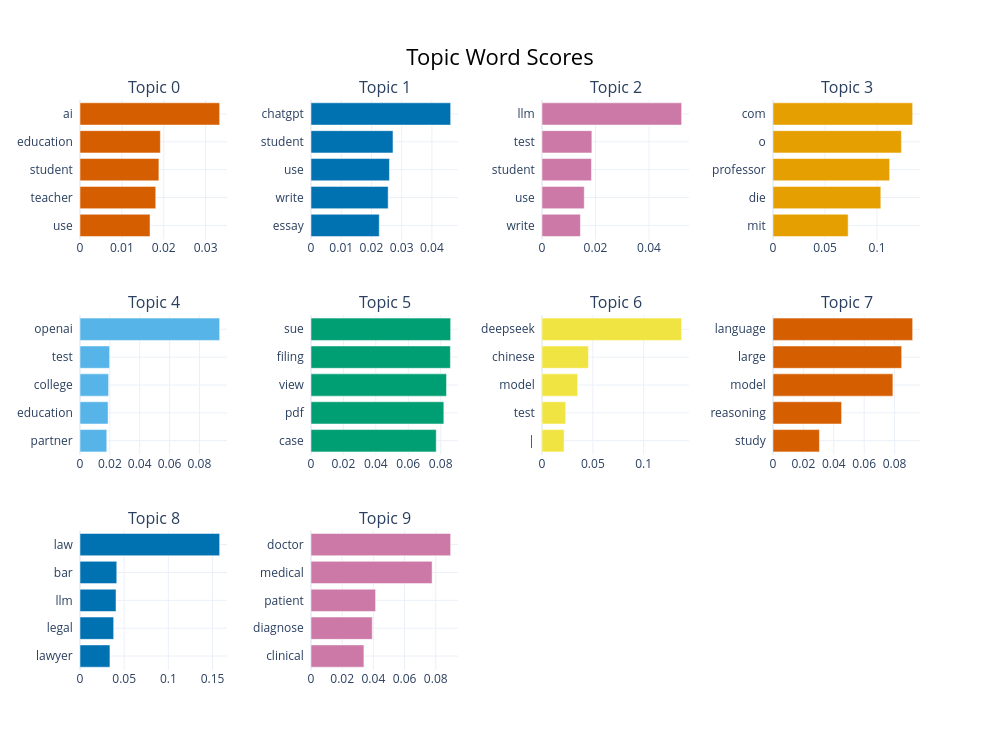

Notebook source saved alongside this figure:
### Code cell
# ------------------------------
# 0️⃣ Environment & imports
# ------------------------------
import os
os.environ["TOKENIZERS_PARALLELISM"] = "false"

import re
import pandas as pd
import spacy
from bertopic import BERTopic
from sentence_transformers import SentenceTransformer
from sklearn.feature_extraction.text import CountVectorizer
from umap import UMAP
import hdbscan

# ------------------------------
# 1️⃣ Load spaCy & set safe max_length
# ------------------------------
nlp = spacy.load("en_core_web_sm", disable=["ner", "parser"])  # disable heavy models
nlp.max_length = 10_000_000  # 10 million chars for safety

# ------------------------------
# 2️⃣ Clean & filter posts
# ------------------------------
def clean_text(text):
    text = str(text)
    text = text.lower()
    text = re.sub(r"http\S+", "", text)  # remove URLs
    text = re.sub(r"@\w+", "", text)     # remove mentions
    text = re.sub(r"#\w+", "", text)     # remove hashtags
    text = re.sub(r"[^\x00-\x7F]+", "", text)  # remove non-ascii chars
    text = re.sub(r"\s+", " ", text).strip()   # normalize whitespace
    return text

# Apply cleaning
school_df["cleaned_text"] = school_df["cleaned_text"].apply(clean_text)

# Remove empty / too short / too long posts
school_df = school_df[school_df["cleaned_text"].str.len().between(10, 500)].reset_index(drop=True)

# Convert to list
docs = school_df["cleaned_text"].tolist()

# ------------------------------
# 3️⃣ Define POS-based tokenizer
# ------------------------------
def pos_tokenizer(text):
    doc = nlp(text)
    # keep nouns, verbs, adjectives (meaningful words)
    return [token.lemma_ for token in doc if token.pos_ in ("NOUN", "VERB", "ADJ")]

# ------------------------------
# 4️⃣ Vectorizer (with TF-IDF)
# ------------------------------
vectorizer = CountVectorizer(
    tokenizer=pos_tokenizer,
    stop_words="english",
    max_features=3000,
    min_df=3
)

# ------------------------------
# 5️⃣ Embedding model (short text optimized)
# ------------------------------
embedding_model = SentenceTransformer("all-mpnet-base-v2")

# ------------------------------
# 6️⃣ UMAP & HDBSCAN (single-threaded, macOS-safe)
# ------------------------------
umap_model = UMAP(
    n_neighbors=15,
    n_components=5,
    metric="cosine",
    random_state=42,
    low_memory=True,
    n_jobs=1
)

hdbscan_model = hdbscan.HDBSCAN(
    min_cluster_size=15,
    prediction_data=True,
    core_dist_n_jobs=1
)

# ------------------------------
# 7️⃣ Fit BERTopic
# ------------------------------
topic_model = BERTopic(
    language="english",
    embedding_model=embedding_model,
    vectorizer_model=vectorizer,
    umap_model=umap_model,
    hdbscan_model=hdbscan_model,
    min_topic_size=15,
    top_n_words=10,
    calculate_probabilities=True,  # useful for inspecting soft topic assignments
    verbose=True
)

topics, probs = topic_model.fit_transform(docs)
school_df["topic"] = topics

# ------------------------------
# 8️⃣ Optional: Reduce similar topics
# ------------------------------
topic_model.reduce_topics(docs, nr_topics=50)

# ------------------------------
# 9️⃣ Inspect top words for first 10 topics
# ------------------------------
for t in range(10):
    print(f"\n=== Topic {t} ===")
    print(topic_model.get_topic(t))

# ------------------------------
# 🔟 Optional: visualize topics
# ------------------------------
topic_model.visualize_topics()
topic_model.visualize_barchart(top_n_topics=10)

### Figure 1 — Plotly figure (JSON) as saved in the notebook; plotly's stock layout.template omitted (floating-point values rounded to 4 significant figures)
{"data": [{"marker": {"color": "#D55E00"}, "orientation": "h", "type": "bar", "x": [0.01672, 0.01809, 0.01884, 0.01919, 0.03335], "xaxis": "x", "y": ["use  ", "teacher  ", "student  ", "education  ", "ai  "], "yaxis": "y"}, {"marker": {"color": "#0072B2"}, "orientation": "h", "type": "bar", "x": [0.02259, 0.02553, 0.02596, 0.02713, 0.04621], "xaxis": "x2", "y": ["essay  ", "write  ", "use  ", "student  ", "chatgpt  "], "yaxis": "y2"}, {"marker": {"color": "#CC79A7"}, "orientation": "h", "type": "bar", "x": [0.01436, 0.0158, 0.01848, 0.01864, 0.05221], "xaxis": "x3", "y": ["write  ", "use  ", "student  ", "test  ", "llm  "], "yaxis": "y3"}, {"marker": {"color": "#E69F00"}, "orientation": "h", "type": "bar", "x": [0.07221, 0.1036, 0.1121, 0.1234, 0.1342], "xaxis": "x4", "y": ["mit  ", "die  ", "professor  ", "o  ", "com  "], "yaxis": "y4"}, {"marker": {"color": "#56B4E9"}, "orientation": "h", "type": "bar", "x": [0.01793, 0.01882, 0.01914, 0.01984, 0.09355], "xaxis": "x5", "y": ["partner  ", "education  ", "college  ", "test  ", "openai  "], "yaxis": "y5"}, {"marker": {"color": "#009E73"}, "orientation": "h", "type": "bar", "x": [0.07726, 0.08193, 0.08359, 0.08598, 0.08615], "xaxis": "x6", "y": ["case  ", "pdf  ", "view  ", "filing  ", "sue  "], "yaxis": "y6"}, {"marker": {"color": "#F0E442"}, "orientation": "h", "type": "bar", "x": [0.02175, 0.0233, 0.03505, 0.04566, 0.1373], "xaxis": "x7", "y": ["|  ", "test  ", "model  ", "chinese  ", "deepseek  "], "yaxis": "y7"}, {"marker": {"color": "#D55E00"}, "orientation": "h", "type": "bar", "x": [0.03055, 0.04513, 0.07889, 0.08466, 0.09189], "xaxis": "x8", "y": ["study  ", "reasoning  ", "model  ", "large  ", "language  "], "yaxis": "y8"}, {"marker": {"color": "#0072B2"}, "orientation": "h", "type": "bar", "x": [0.03389, 0.03811, 0.04077, 0.04161, 0.1581], "xaxis": "x9", "y": ["lawyer  ", "legal  ", "llm  ", "bar  ", "law  "], "yaxis": "y9"}, {"marker": {"color": "#CC79A7"}, "orientation": "h", "type": "bar", "x": [0.03394, 0.03929, 0.04142, 0.07767, 0.08955], "xaxis": "x10", "y": ["clinical  ", "diagnose  ", "patient  ", "medical  ", "doctor  "], "yaxis": "y10"}], "layout": {"annotations": [{"font": {"size": 16}, "showarrow": false, "text": "Topic 0", "x": 0.0875, "xanchor": "center", "xref": "paper", "y": 1, "yanchor": "bottom", "yref": "paper"}, {"font": {"size": 16}, "showarrow": false, "text": "Topic 1", "x": 0.3625, "xanchor": "center", "xref": "paper", "y": 1, "yanchor": "bottom", "yref": "paper"}, {"font": {"size": 16}, "showarrow": false, "text": "Topic 2", "x": 0.6375, "xanchor": "center", "xref": "paper", "y": 1, "yanchor": "bottom", "yref": "paper"}, {"font": {"size": 16}, "showarrow": false, "text": "Topic 3", "x": 0.9125, "xanchor": "center", "xref": "paper", "y": 1, "yanchor": "bottom", "yref": "paper"}, {"font": {"size": 16}, "showarrow": false, "text": "Topic 4", "x": 0.0875, "xanchor": "center", "xref": "paper", "y": 0.6222, "yanchor": "bottom", "yref": "paper"}, {"font": {"size": 16}, "showarrow": false, "text": "Topic 5", "x": 0.3625, "xanchor": "center", "xref": "paper", "y": 0.6222, "yanchor": "bottom", "yref": "paper"}, {"font": {"size": 16}, "showarrow": false, "text": "Topic 6", "x": 0.6375, "xanchor": "center", "xref": "paper", "y": 0.6222, "yanchor": "bottom", "yref": "paper"}, {"font": {"size": 16}, "showarrow": false, "text": "Topic 7", "x": 0.9125, "xanchor": "center", "xref": "paper", "y": 0.6222, "yanchor": "bottom", "yref": "paper"}, {"font": {"size": 16}, "showarrow": false, "text": "Topic 8", "x": 0.0875, "xanchor": "center", "xref": "paper", "y": 0.2444, "yanchor": "bottom", "yref": "paper"}, {"font": {"size": 16}, "showarrow": false, "text": "Topic 9", "x": 0.3625, "xanchor": "center", "xref": "paper", "y": 0.2444, "yanchor": "bottom", "yref": "paper"}], "height": 750, "hoverlabel": {"bgcolor": "white", "font": {"family": "Rockwell", "size": 16}}, "showlegend": false, "title": {"font": {"color": "Black", "size": 22}, "text": "Topic Word Scores", "x": 0.5, "xanchor": "center", "yanchor": "top"}, "width": 1000, "xaxis": {"anchor": "y", "domain": [0, 0.175], "showgrid": true}, "xaxis10": {"anchor": "y10", "domain": [0.275, 0.45], "showgrid": true}, "xaxis11": {"anchor": "y11", "domain": [0.55, 0.725], "showgrid": true}, "xaxis12": {"anchor": "y12", "domain": [0.825, 1], "showgrid": true}, "xaxis2": {"anchor": "y2", "domain": [0.275, 0.45], "showgrid": true}, "xaxis3": {"anchor": "y3", "domain": [0.55, 0.725], "showgrid": true}, "xaxis4": {"anchor": "y4", "domain": [0.825, 1], "showgrid": true}, "xaxis5": {"anchor": "y5", "domain": [0, 0.175], "showgrid": true}, "xaxis6": {"anchor": "y6", "domain": [0.275, 0.45], "showgrid": true}, "xaxis7": {"anchor": "y7", "domain": [0.55, 0.725], "showgrid": true}, "xaxis8": {"anchor": "y8", "domain": [0.825, 1], "showgrid": true}, "xaxis9": {"anchor": "y9", "domain": [0, 0.175], "showgrid": true}, "yaxis": {"anchor": "x", "domain": [0.7556, 1], "showgrid": true}, "yaxis10": {"anchor": "x10", "domain": [0, 0.2444], "showgrid": true}, "yaxis11": {"anchor": "x11", "domain": [0, 0.2444], "showgrid": true}, "yaxis12": {"anchor": "x12", "domain": [0, 0.2444], "showgrid": true}, "yaxis2": {"anchor": "x2", "domain": [0.7556, 1], "showgrid": true}, "yaxis3": {"anchor": "x3", "domain": [0.7556, 1], "showgrid": true}, "yaxis4": {"anchor": "x4", "domain": [0.7556, 1], "showgrid": true}, "yaxis5": {"anchor": "x5", "domain": [0.3778, 0.6222], "showgrid": true}, "yaxis6": {"anchor": "x6", "domain": [0.3778, 0.6222], "showgrid": true}, "yaxis7": {"anchor": "x7", "domain": [0.3778, 0.6222], "showgrid": true}, "yaxis8": {"anchor": "x8", "domain": [0.3778, 0.6222], "showgrid": true}, "yaxis9": {"anchor": "x9", "domain": [0, 0.2444], "showgrid": true}}}
